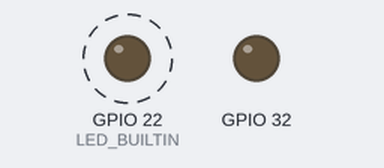
The sketch below on a simulated ESP32. Shown: output pins drawn as LEDs (lit = HIGH). Dashed ring = blinking. WiFi joins after 1.5 s; servers stay silent unless stated; I2S audio is not simulated (input reads silence); not simulated (calls return 0 or success): secret.h; what the sketch prints to the serial monitor is not drawn.

Above: at 3.0 s.
Timing chart, 0 to 7.2 s (numbered marks = the images above):
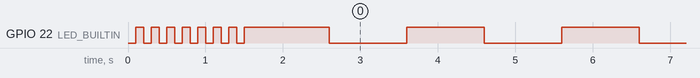

Measured:
- by itself, GPIO 22 (LED_BUILTIN): goes 6 × (LOW 0.10 s, HIGH 0.10 s), LOW 0.10 s, 64 × (HIGH 1.1 s, LOW 1.0 s), then HIGH

The sketch:

esp32_inmp441.ino
```cpp
/*
    Sketch for an ESP32 board, like the NodeMCU 32S, LOLIN32 Lite, or the Adafruit Huzzah32
    connected to a INMP411 I2S microphone

    See https://diyi0t.com/i2s-sound-tutorial-for-esp32/
    and https://docs.espressif.com/projects/esp-idf/en/latest/esp32/api-reference/peripherals/i2s.html

    This is how I connected the LOLIN32 Lite to the INMP411 module:
      3V3 - VDD (red)
      GND - GND (black)
      26  - SD  (orange)
      32  - L/R (blue)
      33  - WS  (green)
      25  - SCK (purple)
*/

#if not defined(ESP32)
#error This is a sketch for an ESP32 board, like the NodeMCU 32S, LOLIN32 Lite, or the Adafruit Huzzah32
#endif

#include <WiFi.h>
#include <WiFiUdp.h>
#include <driver/i2s.h>
#include <endian.h>
#include <math.h>
#include <limits.h>

#include "secret.h"
#include "RunningStat.h"

#define USE_DHCP
#define CONNECT_LOLIN32
//#define DO_RECONNECT
//#define SEND_TCP
//#define PRINT_VALUE
//#define PRINT_RANGE
//#define PRINT_FREQUENCY
#define PRINT_VOLUME
//#define PRINT_HEADER

#ifndef USE_DHCP
IPAddress localAddress(192, 168, 1, 100);
IPAddress gateway(192, 168, 1, 1);
IPAddress subnet(255, 255, 0, 0);
IPAddress primaryDNS(8, 8, 8, 8);   //optional
IPAddress secondaryDNS(8, 8, 4, 4); //optional
#endif

// IPAddress serverAddress(192, 168, 1, 21);
IPAddress serverAddress(192, 168, 1, 34);

const unsigned int serverPort = 4000;
const unsigned int recvPort = 4001;

WiFiUDP Udp;    // this is for the local UDP server
WiFiClient Tcp;

unsigned long blinkTime = 250;
unsigned long lastBlink = 0;
unsigned int reconnectInterval = 30000;
unsigned long lastConnect = 0;
bool connected = false;
const unsigned int sampleRate = 22050;
const unsigned int nMessage = 512; // it can be up to 720
const unsigned int nBuffer = 64;
bool meanInitialized = 0;
const double alpha = 10. / sampleRate; // if the sampling time dT is much smaller than the time constant T, then alpha=1/(T*sampleRate) and T=1/(alpha*sampleRate)
double signalMean = sqrt(-1); // initialize as not-a-number
double signalScale = 1000;

struct message_t {
  uint32_t version = 1;
  uint32_t id = 0;
  uint32_t counter;
  uint32_t samples;
  int16_t data[nMessage];
} message __attribute__((packed));

esp_err_t err;
uint32_t bytes_read;
int32_t buffer[nBuffer];

const i2s_port_t I2S_PORT = I2S_NUM_0;

RunningStat shortstat;
RunningStat longstat;

void WiFiEvent(WiFiEvent_t event) {
  switch (event) {
    case SYSTEM_EVENT_STA_GOT_IP:
      Serial.println("");
      Serial.println("WiFi connected.");
      Serial.println("IP address: ");
      Serial.println(WiFi.localIP());
      break;
    case SYSTEM_EVENT_STA_DISCONNECTED:
      Serial.println("WiFi lost connection.");
      connected = false;
      break;
    default: break;
  }
}

void setup() {
  esp_err_t err;

  Serial.begin(115200);

#ifdef CONNECT_LOLIN32
#define LED_BUILTIN 22
  pinMode(32, OUTPUT);
  digitalWrite(32, LOW);  // L/R

  const i2s_pin_config_t pin_config = {
    .bck_io_num = 25,                   // Serial Clock (SCK on the INMP441)
    .ws_io_num = 33,                    // Word Select  (WS on the INMP441)
    .data_out_num = I2S_PIN_NO_CHANGE,  // not used     (only for speakers)
    .data_in_num = 26                   // Serial Data  (SD on the INMP441)
  };
#endif

#ifdef CONNECT_NODEMCU32
  const i2s_pin_config_t pin_config = {
    .bck_io_num = 13,                   // Serial Clock (SCK on the INMP441)
    .ws_io_num = 15,                    // Word Select  (WS on the INMP441)
    .data_out_num = I2S_PIN_NO_CHANGE,  // not used     (only for speakers)
    .data_in_num = 21                   // Serial Data  (SD on the INMP441)
  };
#endif

#ifdef CONNECT_HUZZAH32
  const i2s_pin_config_t pin_config = {
    .bck_io_num = 32,                   // Serial Clock (SCK on the INMP441)
    .ws_io_num = 22,                    // Word Select  (WS on the INMP441)
    .data_out_num = I2S_PIN_NO_CHANGE,  // not used     (only for speakers)
    .data_in_num = 14                   // Serial Data  (SD on the INMP441)
  };
#endif

  // initialize status LED
  pinMode(LED_BUILTIN, OUTPUT);
  lastBlink = millis();

  // delete old config
  WiFi.disconnect(true);

  //register event handler
  WiFi.onEvent(WiFiEvent);

#ifndef USE_DHCP
  if (!WiFi.config(localAddress, gateway, subnet, primaryDNS, secondaryDNS)) {
    Serial.println("STA Failed to configure, halt!");
    while (true);
  }
#endif

  //Initiate connection
  Serial.println("Connecting to WiFi network: " + String(ssid));
  WiFi.begin(ssid, password);
  Serial.println("Waiting for WIFI connection...");

  while (WiFi.status() != WL_CONNECTED) {
    digitalWrite(LED_BUILTIN, LOW);
    delay(100);
    digitalWrite(LED_BUILTIN, HIGH);
    delay(100);
    digitalWrite(LED_BUILTIN, LOW);
    delay(100);
    digitalWrite(LED_BUILTIN, HIGH);
    delay(100);
  }

  // The I2S config as per the example
  const i2s_config_t i2s_config = {
    .mode = i2s_mode_t(I2S_MODE_MASTER | I2S_MODE_RX),  // receive, not transfer
    .sample_rate = sampleRate,                          // sampling rate
    .bits_per_sample = I2S_BITS_PER_SAMPLE_32BIT,       // could only get it to work with 32bits
    .channel_format = I2S_CHANNEL_FMT_ONLY_RIGHT,        // channel to use
    .communication_format = i2s_comm_format_t(I2S_COMM_FORMAT_I2S | I2S_COMM_FORMAT_I2S_MSB),
    .intr_alloc_flags = ESP_INTR_FLAG_LEVEL1,           // interrupt level 1
    .dma_buf_count = 16,                                // number of buffers, 128 max.
    .dma_buf_len = nBuffer                              // samples per buffer (minimum is 8)
  };

  // Configuring the I2S driver and pins.
  // This function must be called before any I2S driver read/write operations.
  err = i2s_driver_install(I2S_PORT, &i2s_config, 0, NULL);
  if (err != ESP_OK) {
    Serial.printf("Failed installing driver: %d, halt!\n", err);
    while (true);
  }
  Serial.println("I2S driver installed.");

  err = i2s_set_pin(I2S_PORT, &pin_config);
  if (err != ESP_OK) {
    Serial.printf("Failed setting pin: %d, halt!\n", err);
    while (true);
  }
  Serial.println("I2S pins set.");

  // use the last number of the IP address as identifier
  message.id = WiFi.localIP()[3];

  for (int i=0; i < sampleRate; i++) {
    err = i2s_read(I2S_PORT, buffer, 4, &bytes_read, 0);
  }

} // setup

void loop() {

  if ((millis() - lastBlink) > 2000) {
    digitalWrite(LED_BUILTIN, LOW);
    lastBlink = millis();
  }
  else if ((millis() - lastBlink) > 1000) {
    digitalWrite(LED_BUILTIN, HIGH);
  }

  size_t samples = nMessage - message.samples;

  if (samples > nBuffer) {
    // do not read more than nBuffer at a time
    samples = nBuffer;
  }

  err = i2s_read(I2S_PORT, buffer, samples * 4, &bytes_read, 0);

  if (err == ESP_OK) {
    for (unsigned int sample=0; sample < bytes_read / 4; sample++) {

      double value = buffer[sample];

      // compute a smooth running mean with https://en.wikipedia.org/wiki/Exponential_smoothing
      if (isnan(signalMean)) {
        signalMean = value;
      }
      else {
        signalMean = alpha * value + (1 - alpha) * signalMean;
      }
      value -= signalMean;
      value /= signalScale;

      // https://en.wikipedia.org/wiki/Sigmoid_function
      value /= 32767;
      value /= (1 + fabs(value));
      value *= 32767;

#ifdef PRINT_VALUE
      Serial.println(value);
#endif

      message.data[message.samples] = value; // this casts the value to an int16
      message.samples++;

      shortstat.Push(value);
      longstat.Push(value);
    }

    if (message.samples == nMessage) {

#ifdef PRINT_RANGE
      Serial.print(shortstat.Min());
      Serial.print(", ");
      Serial.print(shortstat.Mean());
      Serial.print(", ");
      Serial.println(shortstat.Max());
#endif

#ifdef PRINT_FREQUENCY
      Serial.println(shortstat.ZeroCrossingRate() * sampleRate);
#endif

#ifdef PRINT_VOLUME
      Serial.println(10*log10(shortstat.Variance()));
#endif

#ifdef PRINT_HEADER
      Serial.print(message.version); Serial.print(", ");
      Serial.print(message.counter); Serial.print(", ");
      Serial.print(message.samples); Serial.print(", ");
      Serial.print(message.data[0]); Serial.println();
#endif

#ifdef DO_RECONNECT
      if  ((millis() - lastConnect) > reconnectInterval) {
        // reconnect, but don't try to reconnect too often
        lastConnect = millis();

        // turn the status LED on
        digitalWrite(LED_BUILTIN, LOW);
        lastBlink = millis();

        if (!connected) {
          connected = Tcp.connect(serverAddress, serverPort);
          if (connected) {
            Serial.print("Connected to ");
            Serial.println(serverAddress);
          }
          else {
            Serial.print("Failed to connect to ");
            Serial.println(serverAddress);
          }
        }
      }
#endif

#ifdef SEND_TCP
      if (connected) {
        blinkTime = 1000;
        int count = Tcp.write((uint8_t *)(&message), sizeof(message));
        connected = (count == sizeof(message));
      }
      else {
        blinkTime = 250;
      }
#endif

      shortstat.Clear();
      message.counter++;
      message.samples = 0;
    }
  }
  else {
    Serial.println("i2s_read error, halt!");
    while (true);
  }

} // loop
```

RunningStat.h
```cpp
/*
   See https://www.johndcook.com/blog/standard_deviation/ and https://www.johndcook.com/blog/skewness_kurtosis/
*/

#ifndef _RUNNINGSTAT_H_
#define _RUNNINGSTAT_H_

class RunningStat
{
  public:
    RunningStat() : m_n(0) {}

    void Clear()
    {
      m_n = 0;
      m_prev = 0;
      m_crossing = 0;
    }

    void Push(double x)
    {
      m_n++;

      // see https://en.wikipedia.org/wiki/Zero-crossing_rate
      m_crossing += ((x > 0) ^ (m_prev > 0)); // bitwise xor
      m_prev = x;

      // See Knuth TAOCP vol 2, 3rd edition, page 232
      if (m_n == 1)
      {
        m_oldM = m_newM = x;
        m_oldS = 0.0;
      }
      else
      {
        m_newM = m_oldM + (x - m_oldM) / m_n;
        m_newS = m_oldS + (x - m_oldM) * (x - m_newM);

        // set up for next iteration
        m_oldM = m_newM;
        m_oldS = m_newS;
      }

      if (m_n == 1) {
        m_min = x;
        m_max = x;
      }
      else {
        m_min = (x < m_min ? x : m_min);
        m_max = (x > m_max ? x : m_max);
      }
    }

    int NumDataValues() const
    {
      return m_n;
    }

    double Mean() const
    {
      return (m_n > 0) ? m_newM : 0.0;
    }

    double Variance() const
    {
      return ( (m_n > 1) ? m_newS / (m_n - 1) : 0.0 );
    }

    double StandardDeviation() const
    {
      return sqrt( Variance() );
    }

    double Min() const
    {
      return m_min;
    }

    double Max() const
    {
      return m_max;
    }

    double ZeroCrossingRate() const
    {
      return double(m_crossing) / double(m_n) / 2;
    }

  private:
    int m_n, m_crossing;
    double m_oldM, m_newM, m_oldS, m_newS, m_min, m_max, m_prev;
};

#endif _RUNNINGSTAT_H_
```
